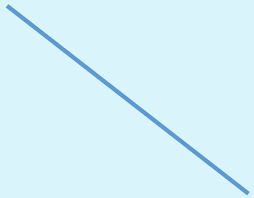
#> input picture phase 2/sample 4.png, 254 x 198 px
$ jupyter execute --allow-errors 'PS-1 using HoughlinesP-merged.ipynb'
#> lines starting #> are read from the running program, lines starting #| are printed output that depends on the picture; after the words box and inside, x2 and y2 are one past the last pixel; in counts of white or black regions, pixels touching at a corner belong together
[cell 1]
import numpy as np
import cv2
                # we will read the image directly as a grayscale image
img = cv2.imread('sample 4.png', cv2.IMREAD_GRAYSCALE) # gaussian filter is not used explicitly as it is already included in the canny function itself
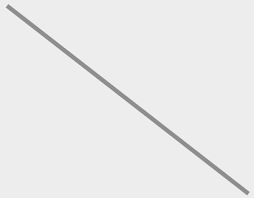
#> img: shape (198, 254); min 135, max 241, mean 234.5
img = cv2.Canny(img,50,200)
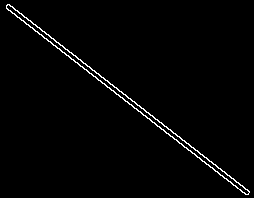
#> img: shape (198, 254); 1.7% white in thin lines or dots
h,w = img.shape  #image dimensions in (no. of rows, no. of columns)
#> h = 198; w = 254
lines = cv2.HoughLinesP(img,1,np.pi/180,150,maxLineGap = 40)  # HoughLines function gives an output of an array with end points.
#> lines = [[6, 7, 245, 194], [9, 4, 249, 192]]
no_of_lines = len(lines) # this gives no. of edges lines identified and crossed vote limit by hough transformation.
#> no_of_lines = 2
line_lengths = np.zeros(no_of_lines,dtype = int)  # to record the line lengths.
#> line_lengths = [0, 0]
line_spacing = []
line_lengths
import math
for i in range(0,no_of_lines):
    y = lines[i][0][3] - lines[i][0][1]
    x = lines[i][0][2] - lines[i][0][0]
    line_lengths[i] = math.sqrt(y**2 + x**2) #for line lengths
#> this loop made 2 passes
#> (y, x) on passes 1 to 2: (187, 239), (188, 240)
#> after the loop, line_lengths = [303, 304]
for i in range(0,no_of_lines-1):
    for j in range(i+1,no_of_lines):
        y = lines[i][0][3] - lines[i][0][1]
        x = lines[i][0][2] - lines[i][0][0]
        if (x != 0):
            a = round(np.degrees(np.arctan(y/x)))
        else:
            a = 90
        y1 = lines[j][0][3] - lines[j][0][1]
        x1 = lines[j][0][2] - lines[j][0][0]
        if (x != 0):
            b = round(np.degrees(np.arctan(y/x)))
        else:
            b = 90
        b = round(np.degrees(np.arctan(y1/x1)))
        if(a == b):
            midy = (lines[i][0][3] + lines[i][0][1])/2
            midx = (lines[i][0][2] + lines[i][0][0])/2
            midy1 = (lines[j][0][3] + lines[j][0][1])/2
            midx1 = (lines[j][0][2] + lines[j][0][0])/2
            string = "the lines "+str(i)+" and "+str(j)+" are parallel"
            dist = round(math.sqrt((midy1-midy)**2 + (midx1-midx)**2))
            line_spacing.append([string,dist])
        else:
            string = "the lines "+str(i)+" and "+str(j)+" are not parallel"
            dist = 0
            line_spacing.append([string,dist]) # for line spacing
#> after the loop, line_spacing = [['the lines 0 and 1 are parallel', 4]]

cv2.namedWindow('img',cv2.WINDOW_NORMAL)
cv2.imshow('img', img)

cv2.waitKey(0)

cv2.imwrite('canny image3.jpg', img)
#> Out = True

$ run again, with phase 2/sample 2.png copied over phase 2/sample 4.png
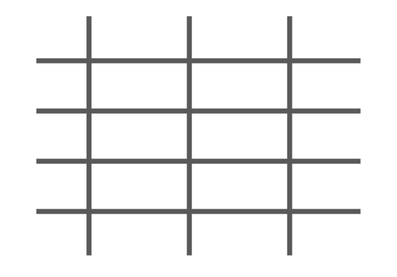
#> input picture phase 2/sample 2.png, 397 x 277 px
#> img is the input picture: shape (277, 397); min 73, max 255, mean 240
#> `img = cv2.Canny(img,50,200)`:
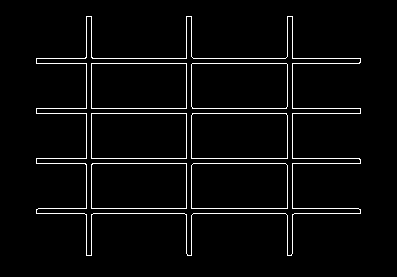
#> img: shape (277, 397); 3.5% white in thin lines or dots, all inside (x1, y1, x2, y2) = (36, 16, 361, 256)
#> lines = 14 rows, first 6: [36, 163, 360, 163], [36, 63, 359, 63], [36, 113, 360, 113], [36, 158, 359, 158], [36, 108, 360, 108], [36, 213, 360, 213]
#> no_of_lines = 14
#> the loop `for i in range(0,no_of_lines):` made 14 passes
#> (y, x) on passes 1 to 8: (0, 324), (0, 323), (0, 324), (0, 323), (0, 324), (0, 324), (0, 324), (0, 320)
#> after the loop `for i in range(0,no_of_lines):`: line_lengths = [324, 323, 324, 323, 324, 324, 324, 320, 239, 237, 239, 239, 237, 239]
#> after the loop `for i in range(0,no_of_lines-1):`: line_spacing = 91 items
#> Out = True
